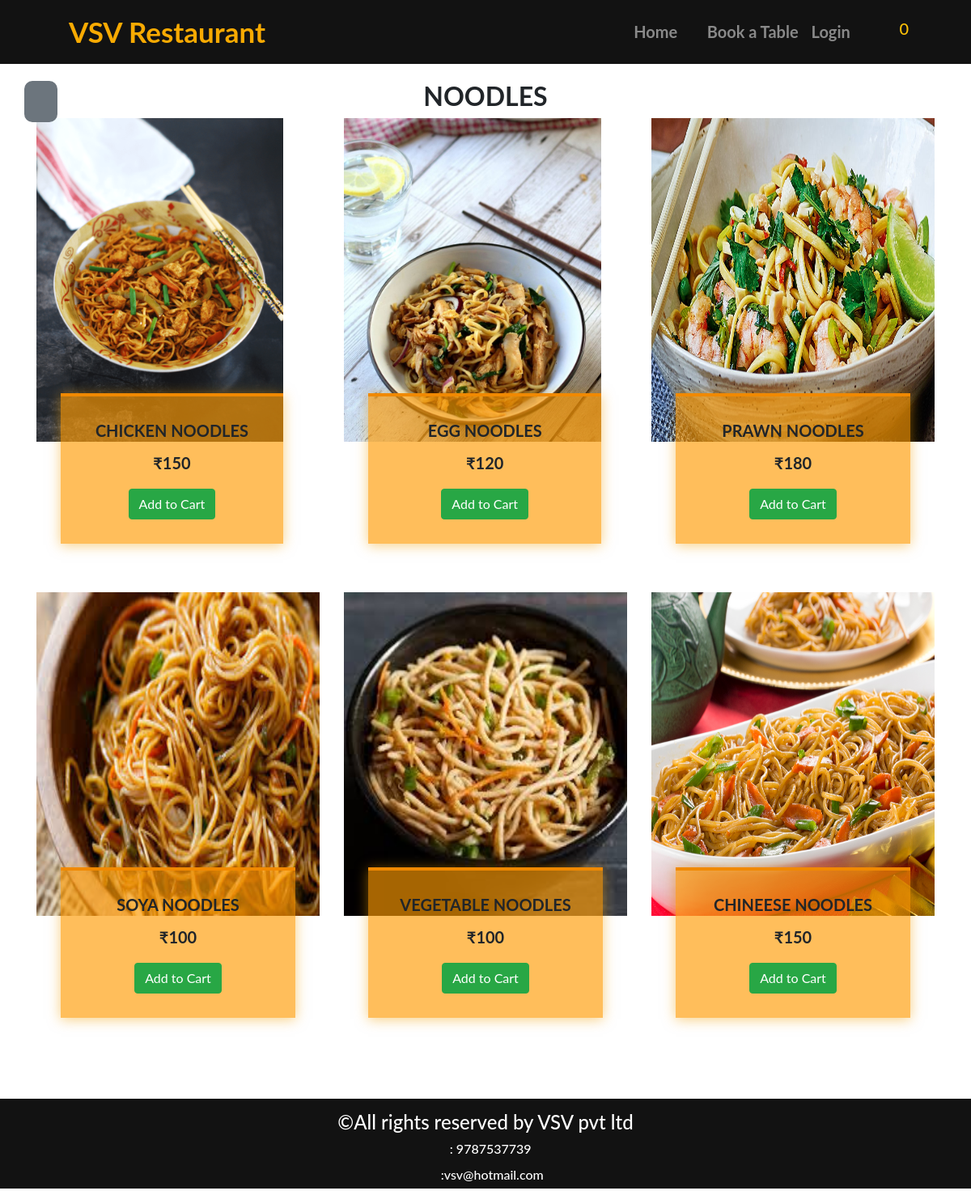
The app's page /menu.php?tn=noodles with its own data.
### tables this page shows
CREATE TABLE `noodles` (
  `product_id` int(5) NOT NULL,
  `product_name` varchar(20) NOT NULL,
  `product_price` float NOT NULL,
  `product_img` varchar(30) NOT NULL
);

### include/menu-inc.php (the view, shortened to what this page needs)
<?php
	function component($product_name,$product_price,$product_img,$product_id,$tablename){
		$prod='
				<div class="col-md-4 d-flex align-items-stretch">
						<div class="card">
							<div class="card-img ">
								<img src='.$product_img.' alt="'.$product_name.'">
							</div>
							<div class="card-body ">
								<h5 class="card-title">
									<p>'.$product_name.'</p>
									<span class="price">&#8377;'.$product_price.'</span>
								</h5>
								<form action="menu.php" method="get">
									<center><input type="submit" name="add" class=" cart btn btn-success" value="Add to Cart"></center>
									<input type="hidden" name="product_id" value="'.$product_id.'">
									<input type="hidden" name="tn" value="'.$tablename.'">
								</form>
							</div>
						</div>
				</div>
		';
		echo $prod;
	}
	function getData($tablename)
	{
		require 'dbc.php';
		$sql="SELECT * FROM ".$tablename.";";
		$result=mysqli_query($conn,$sql);
		if(mysqli_num_rows($result)>0)
		{
			return $result;
		}
	}

### menu.php (shortened to what this page needs)
<?php
	require_once("include/menu-inc.php");
	$tablename=$_GET["tn"];
?>
<!DOCTYPE html>
<html>
<head>
	<link rel="stylesheet" type="text/css" href="css/all.css">
	<link rel="stylesheet" type="text/css" href="css/bootstrap.min.css">
	<link rel="stylesheet" type="text/css" href="css/main.css">
<body>
	<?php
		require_once("header.php");
	?>
    <a href="index.php#menu" id="myBtn1" class="btn btn-sm btn-secondary tooltip-test" title="Back to Categories">
      <span class="fa fa-arrow-left"></span>
    </a>
	<section  class="menu" style="padding-top: 100px;">
		<div class="container">
			<div class="menu-title">
				<h2 class="text-center font-weight-bold"><?php echo $tablename?></h2>
			</div>
			<div class="row">
				<?php
					$res=getData($tablename);
					while($row=mysqli_fetch_assoc($res))
					{
						component($row["product_name"],$row["product_price"],$row["product_img"],$row["product_id"],$tablename);
					}
				?>
			</div>
		</div>
	</section>
</body>
</body>
</html>

### css/all.css (style rules this page uses)
.fa, .fas, .far, .fal, .fad, .fab { -moz-osx-font-smoothing: grayscale; -webkit-font-smoothing: antialiased; display: inline-block; font-style: normal; font-variant: normal; text-rendering: auto; line-height: 1; }
.fa-arrow-left:before { content: "\f060"; }
.fa-envelope:before { content: "\f0e0"; }
.fa-phone:before { content: "\f095"; }
.fa, .fas { font-family: 'Font Awesome 5 Free'; font-weight: 900; }

### css/main.css (style rules this page uses)
body { font-family: 'Lato', sans-serif; }
#myBtn1 { display: block; position: fixed; top: 100px; left: 30px; z-index: 99; border: none; outline: none; color: white; cursor: pointer; padding: 15px; border-radius: 10px; }
.bg-color { background:#0f0f0ffb; }
.menu { padding-bottom: 40px; }
.menu .menu-title { text-transform: uppercase; }
.menu .card { border:0; padding: 0 30px; margin-bottom: 60px; position: relative; background: transparent; }
.menu .card-img { width: calc(100% + 60px); margin-left: -30px; overflow: hidden; z-index: 9; border-radius: 0; }
.menu .card-img img { max-width: 100%; height:400px; transition: all 0.3s ease-in-out; }
.menu .card-body { z-index: 10; background: #ff9b04a6; border-top: 4px solid #f08902; padding: 30px; box-shadow: 0px 2px 15px rgba(241,159,5,0.5); margin-top: -60px; transition: 0.3s; }
.menu .card-title { font-weight: bold; text-align: center; text-transform:uppercase; margin-bottom: 20px; }
.main-footer { left: 0; bottom: 0; width: 100%; color: white; padding-top: 15px; }
.main-footer p,a { padding: 10px; padding-left: 40px; }
.t-color { color:white; }

### records on screen
noodles: shows a picture, product_name "CHICKEN NOODLES", product_price "150"
noodles: shows a picture, product_name "EGG NOODLES", product_price "120"
noodles: shows a picture, product_name "PRAWN NOODLES", product_price "180"
noodles: shows a picture, product_name "SOYA NOODLES", product_price "100"
noodles: shows a picture, product_name "VEGETABLE NOODLES", product_price "100"
noodles: shows a picture, product_name "CHINEESE NOODLES", product_price "150"

### other values on screen
$tablename "NOODLES"
